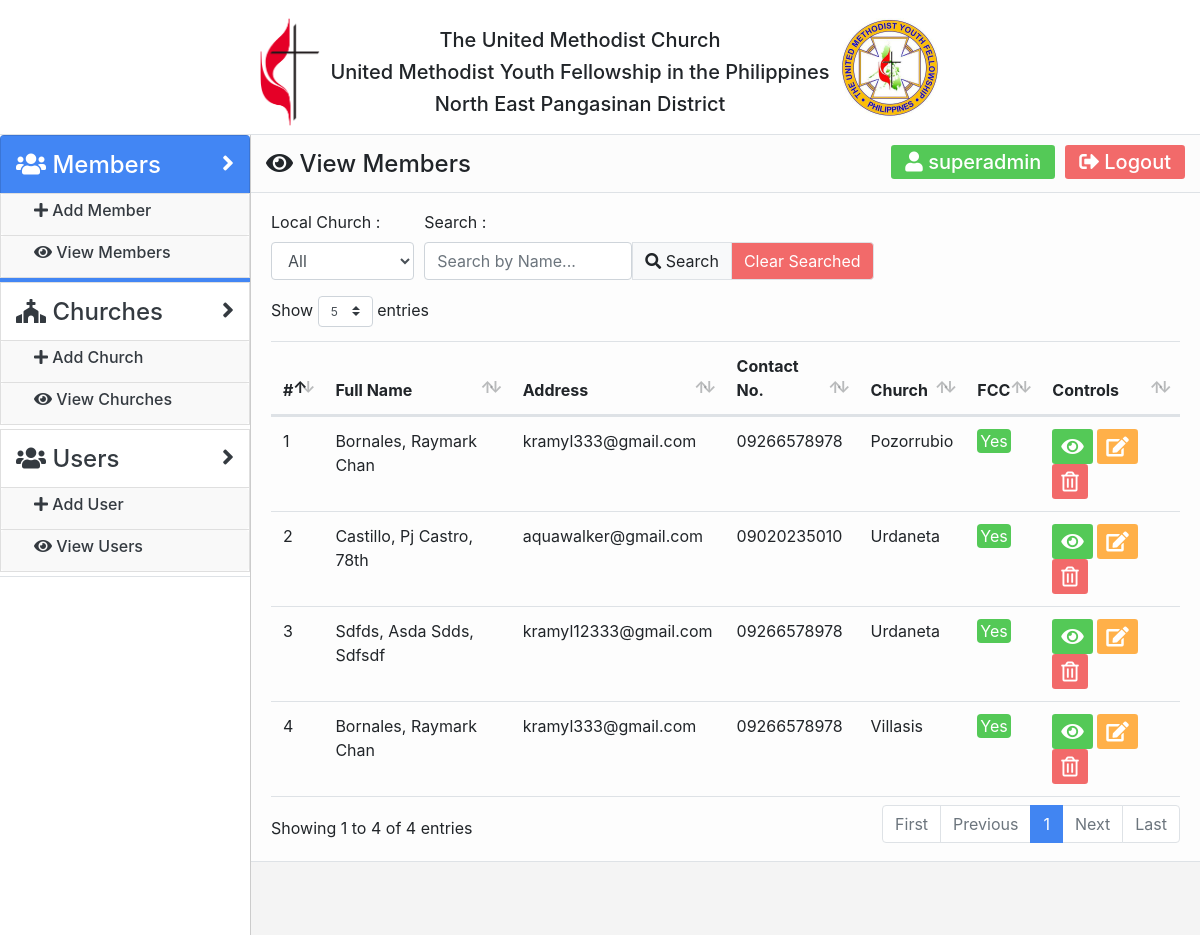
Screenshot of /viewmembers.php (signed in) with the database file from the repository.
### tables this page shows
CREATE TABLE `members` (
  `member_ID` int(11) NOT NULL,
  `member_FirstName` varchar(50) NOT NULL,
  `member_MiddleName` varchar(50) DEFAULT NULL,
  `member_LastName` varchar(50) NOT NULL,
  `member_Suffix` varchar(30) DEFAULT NULL,
  `member_Gender` varchar(15) NOT NULL,
  `member_BirthDate` varchar(15) NOT NULL,
  `member_Age` varchar(10) NOT NULL,
  `member_HouseNo` varchar(10) DEFAULT NULL,
  `member_Street` varchar(20) DEFAULT NULL,
  `member_Barangay` varchar(30) DEFAULT NULL,
  `member_Town` varchar(30) DEFAULT NULL,
  `member_Province` varchar(30) DEFAULT NULL,
  `member_ContactNo` varchar(15) DEFAULT NULL,
  `member_EmailAddress` varchar(50) DEFAULT NULL,
  `member_FinishedConfirmationClass` varchar(10) NOT NULL,
  `church_ID` int(11) NOT NULL
);

CREATE TABLE `churches` (
  `church_ID` int(11) NOT NULL,
  `church_LocalName` varchar(50) NOT NULL,
  `church_Street` varchar(50) NOT NULL,
  `church_Barangay` varchar(50) NOT NULL,
  `church_Town` varchar(50) NOT NULL,
  `church_Province` varchar(50) NOT NULL,
  `church_ZipCode` varchar(5) NOT NULL
);

### sql/sql_loadchurches.php (called while the page is built, shortened)
<?php
  include('sql_connection.php');
  $sql = "SELECT * FROM `churches`";
  $result = mysqli_query($conn, $sql);

### sql/sql_viewmembers.php (called while the page is built)
<?php
include('sql_loadchurch.php');
include('sql_connection.php');
if (isset($_POST['button_Search'])) {
  $form_search = $_POST['form_Search'];
  $form_Church = $_POST['form_Church'];
  if ($form_Church != "ALL") {
    $sql = "SELECT * FROM `members` WHERE (`member_LastName` LIKE '%$form_search%' OR `member_FirstName` LIKE '%$form_search%') AND `church_ID` = $form_Church ";
    $result_viewmember = mysqli_query($conn, $sql);
  }else {
    $sql = "SELECT * FROM `members` WHERE `member_LastName` LIKE '%$form_search%' OR `member_FirstName` LIKE '%$form_search%' ";
    $result_viewmember = mysqli_query($conn, $sql);
  }
}else {
  $sql = "SELECT * FROM `members`";
  $result_viewmember = mysqli_query($conn, $sql);
}

### sql/sql_loadchurch.php (called while the page is built, shortened)
<?php
  function DisplayChurchLocalName($church_ID){
    if ($church_ID == 0) {
      return "All";
    }else {
      include('sql_connection.php');
      $sql2 = "SELECT * FROM `churches` WHERE `church_ID` = $church_ID";
      $result2 = mysqli_query($conn, $sql2);
      if (mysqli_num_rows($result2) > 0) {
        while($row = mysqli_fetch_assoc($result2)) {
          return $row['church_LocalName'];
        }
      }
    }
  }

### viewmembers.php (the view, shortened to what this page needs)
<!DOCTYPE html>
<html lang="en" dir="ltr">
  <head>
    <?php include('layout/head.php'); ?>
  </head>
  <body>
    <?php $page_title = '<h4 class="main_title_text"><i class="fas fa-eye"></i> View Members</span></h4>' ?>
      <form class="form_main border-bottom" method="post">
        <?php include('sql/sql_viewmembers.php');?>
        <div class="form-row col-md-12 mx-auto">
          <div class="form-group col-md-12">
          </div>
          <?php include('sql/sql_loadchurches.php'); ?>
          <div class="form-group col-md-2">
            <label for="form_Church">Local Church :</label>
            <br>
            <select id="form_Church" class="form-control" name="form_Church" <?=$isChurchEmpty ?>>
              <?php
                if (mysqli_num_rows($result) > 0 && $isChurchEmpty == "") {
                    ?>
                    <option <?php if (isset($form_Church)) {if ($form_Church == "ALL") {echo "selected";}} ?> value="ALL">All</option>
                      <?php
                } else {
                    ?>
                    <option selected>No Church Available</option>
                    <?php
                }
              ?>
            </select>
          </div>
          <div class="form-group col-md-6">
            <label for="form_Search">Search : </label>
            <br>
            <div class="btn-group" role="group" aria-label="Basic example">
              <input type="text" class="form-control" name="form_Search" value="<?php if (isset($form_search)) { echo $form_search;} ?>" id="form_Search" placeholder="Search by Name...">
              <button type="submit" class="btn btn-light border" name="button_Search"> <i class="fas fa-search"></i> Search</button>
              <button type="submit" class="btn Color_Red border" name="button_Clear">Clear Searched</button>
            </div>
          </div>
          <div class="form-group col-md-12">
            <div class="table-responsive">
              <table class="table table-hover border-bottom" id="table">
                <thead>
                  <tr>
                    <th scope="col">#</th>
                    <th scope="col">Full Name</th>
                    <th scope="col">Address</th>
                    <th scope="col">Contact No.</th>
                    <th scope="col">Church</th>
                    <th scope="col">FCC</th>
                    <th scope="col">Controls</th>
                  </tr>
                </thead>
                <tbody class="border-bottom">
                  <?php
                    if (mysqli_num_rows($result_viewmember) > 0) {
                        $record_Number = 0;
                        while($row = mysqli_fetch_assoc($result_viewmember)) {
                          $record_Number++;
                          $member_Suffix = "";
                          if ($row['member_Suffix'] != "") {
                            $member_Suffix = ", " . $row['member_Suffix'];
                          }
                          ?>
                          <tr>
                            <td><?=$record_Number ?></td>
                            <td><?=$row['member_LastName'] . ", " . $row['member_FirstName'] . " " . $row['member_MiddleName'] . $member_Suffix ?></td>
                            <td><?=$row['member_EmailAddress'] ?></td>
                            <td><?=$row['member_ContactNo'] ?></td>
                            <td><?= DisplayChurchLocalName($row['church_ID']);?></td>
                            <?php
                              if ($row['member_FinishedConfirmationClass'] == "Yes") {
                                ?>
                                <td><h7 class="Color_Greenx rounded" style="padding: 2px 3px;"><?=$row['member_FinishedConfirmationClass'] ?></h7></td>
                                <?php
                              }else {
                                ?>
                                  <td><h7 class="Color_Redx rounded" style="padding: 2px 3.5px;"><?=$row['member_FinishedConfirmationClass'] ?></h7></td>
                                <?php
                              }
                             ?>
                            <td>
                              <a href="/viewmember.php?token=<?=$row['member_ID']?>" class="btn btn-sm Color_Green"><i class="fas fa-eye" style="font-size: 20px; padding-top: 3px;"></i></a>
                              <?php
                              if ($_SESSION['church_ID'] == "0") {
                                ?>
                                <button type="button" class="btn btn-sm Color_Orange" onclick="ModalReParent(edit<?=$row['member_ID']?>)" data-toggle="modal" data-target="#edit<?=$row['member_ID'] ?>"><i class="fas fa-edit" style="font-size: 20px; padding-top: 3px;"></i></button>
                                <button type="button" class="btn btn-sm Color_Red" onclick="ModalReParent(delete<?=$row['member_ID']?>)" data-toggle="modal" data-target="#delete<?=$row['member_ID'] ?>"><i class="far fa-trash-alt" style="font-size: 20px; padding-top: 3px;"></i></button>
                                <?php
                              }
                              ?>
                            </td>
                          </tr>
                          <?php
                        }
                    } else {
                        ?>
                        <tr>
                          <td class="table-active" colspan="7"><h5 style="text-align: center;">No data Available</h5></td>
                        </tr>
                        <?php
                    }
                  ?>
                </tbody>
              </table>
            </div>
          </div>
        </div>
      </form>
    <?php include('layout/naviagation_mainbarend.php'); ?>
  </body>
</html>

### css/custom/global.css (style rules this page uses)
.form_main { width: 100%; height: 100%; background-color: #fdfdfd; }
.Color_Green { background-color: #54c957; color: #fff; }
.Color_Red { background-color: #f26a6a; color: #fff; }
.Color_Orange { background-color: #ffb049; color: #fff; }
.Color_Greenx { background-color: #54c957; color: #fff; }

### css/custom/navigation_mainbar.css (style rules this page uses)
.main_title_text { margin-top: 15px; }

### rows the page displays
members: member_LastName "Bornales", member_FirstName "Raymark", member_MiddleName "Chan", member_EmailAddress "kramyl333@gmail.com", member_ContactNo "09266578978", church_ID.church_LocalName "Pozorrubio", member_FinishedConfirmationClass "Yes"
members: member_LastName "Castillo", member_FirstName "Pj", member_MiddleName "Castro", member_Suffix ", 78th", member_EmailAddress "aquawalker@gmail.com", member_ContactNo "09020235010", church_ID.church_LocalName "Urdaneta", member_FinishedConfirmationClass "Yes"
members: member_LastName "Sdfds", member_FirstName "Asda", member_MiddleName "Sdds", member_Suffix ", Sdfsdf", member_EmailAddress "kramyl12333@gmail.com", member_ContactNo "09266578978", church_ID.church_LocalName "Urdaneta", member_FinishedConfirmationClass "Yes"
members: member_LastName "Bornales", member_FirstName "Raymark", member_MiddleName "Chan", member_EmailAddress "kramyl333@gmail.com", member_ContactNo "09266578978", church_ID.church_LocalName "Villasis", member_FinishedConfirmationClass "Yes"

### other values shown
$_SESSION['user_Username'] "superadmin"
